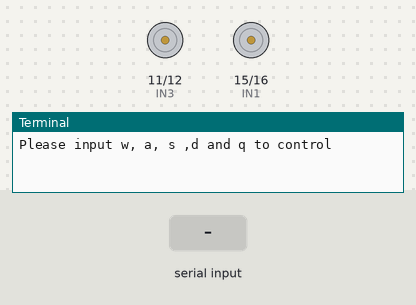
The program below on a simulated Raspberry Pi (header pin numbers). Parts: motor-driver pin pairs drawn as motors (green arrow = first pin HIGH = forward, orange = second pin HIGH = backward, longer = more drive), the last lines printed to the terminal. The inputs (shaded band) are chosen by the test bench.

Above: at 1.2 s.
1.3 s: "a" typed at the terminal
At 1.6 s:
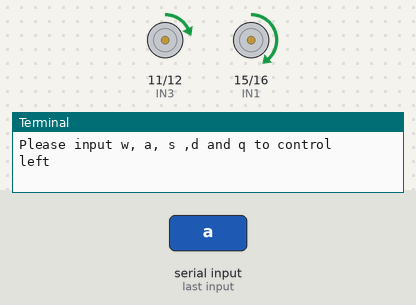
2.8 s: "d" typed at the terminal
At 4.0 s:
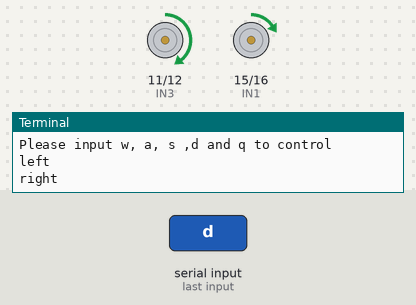
4.3 s: "s" typed at the terminal
At 5.1 s:
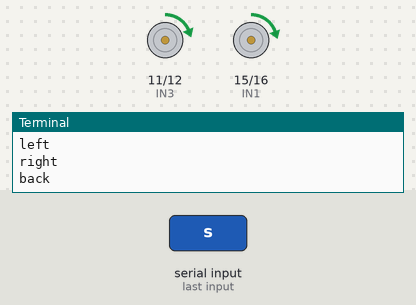
5.8 s: "w" typed at the terminal
At 6.2 s:
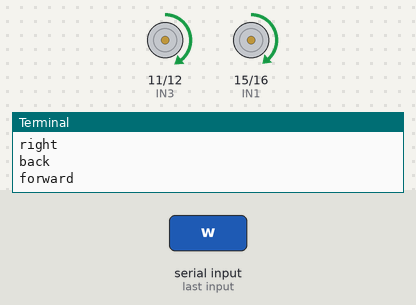
Timing chart, 0 to 8.3 s (numbered marks = the images above; inputs shaded):
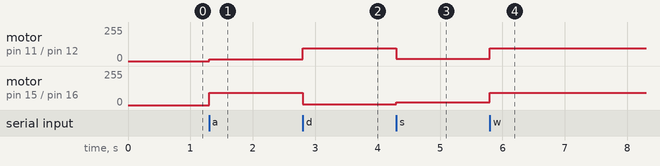

The program:

car.py
```python
#! /usr/bin/python
# coding=utf-8

import time
import select
import sys
import os
import RPi.GPIO as GPIO
import numpy as np

class Car:
    # settings
    IN3 = 11; IN4 = 12; IN1 = 15; IN2 = 16

    def __init__(self, pwm_hz = 50):
        GPIO.setmode(GPIO.BOARD)
        GPIO.setup(self.IN1, GPIO.OUT)
        GPIO.setup(self.IN2, GPIO.OUT)
        GPIO.setup(self.IN3, GPIO.OUT)
        GPIO.setup(self.IN4, GPIO.OUT)
        GPIO.setwarnings(False)

        self.PWM_HZ=pwm_hz
        if os.path.exists("./settings.txt") :
            setting = np.loadtxt("./settings.txt")
            self.halfL=setting[0][1]+setting[0][0]*50; self.fullL=setting[0][1]+setting[0][0]*100
            self.halfR=setting[1][1]+setting[1][0]*50; self.fullR=setting[1][1]+setting[1][0]*100
            self.left_duty=50; self.right_duty=50
            self.leftspeed=self.halfL;self.rightspeed=self.halfR
        else:
            sys.stderr.write('You need to run calibrate first! ')
            self.__del__()

        self.pwmIN1 = GPIO.PWM(self.IN1, self.PWM_HZ)
        self.pwmIN2 = GPIO.PWM(self.IN2, self.PWM_HZ)
        self.pwmIN3 = GPIO.PWM(self.IN3, self.PWM_HZ)
        self.pwmIN4 = GPIO.PWM(self.IN4, self.PWM_HZ)
        self.pwmIN1.start(0)
        self.pwmIN2.start(0)
        self.pwmIN3.start(0)
        self.pwmIN4.start(0)

    def __del__(self):
        self.pwmIN1.ChangeDutyCycle(0)
        self.pwmIN2.ChangeDutyCycle(0)
        self.pwmIN3.ChangeDutyCycle(0)
        self.pwmIN4.ChangeDutyCycle(0)
        GPIO.cleanup()

    def set_speed(self, left_speed=90, right_speed=90):
        def get_left_duty(left_speed):
            '''
            Set left speed of the car
            '''
            if left_speed > self.fullL:
                left_speed = self.fullL
            elif left_speed <-self.fullL:
                left_speed = -self.fullL

            if left_speed < 0:
                self.left_duty = -((-left_speed-self.halfL)*50/(self.fullL-self.halfL)+50);self.leftspeed = left_speed
            elif left_speed > 0:
                self.left_duty = ((left_speed-self.halfL)*50/(self.fullL-self.halfL)+50); self.leftspeed = left_speed
            else :
                self.left_duty = 0; self.leftspeed = 0

        def get_right_duty(right_speed):
            '''
            Set right speed of the car
            '''
            if right_speed > self.fullR:
                right_speed = self.fullR
            elif right_speed <-self.fullR:
                right_speed = -self.fullR

            if right_speed < 0:
                self.right_duty = -((-right_speed-self.halfR)*50/(self.fullR-self.halfR)+50);self.rightspeed = right_speed
            elif right_speed > 0:
                self.right_duty = ((right_speed-self.halfR)*50/(self.fullR-self.halfR)+50);self.rightspeed = right_speed
            else :
                self.right_duty = 0; self.rightspeed = 0
        get_left_duty(left_speed)
        get_right_duty(right_speed)
        self.set_duty_cycle(self.left_duty, self.right_duty)

    def set_duty_cycle(self,left_duty = 40, right_duty = 40):
        '''
        Set duty of the pwm.
        '''
        self.left_duty=left_duty
        if self.left_duty <0 :
            self.pwmIN1.ChangeDutyCycle(0)
            self.pwmIN2.ChangeDutyCycle(-self.left_duty)
        else :
            self.pwmIN1.ChangeDutyCycle(self.left_duty)
            self.pwmIN2.ChangeDutyCycle(0)
        '''
        Set duty of the right pwm.
        '''
        self.right_duty=right_duty
        if  self.right_duty <0 :
            self.pwmIN3.ChangeDutyCycle(0)
            self.pwmIN4.ChangeDutyCycle(-self.right_duty)
        else :
            self.pwmIN3.ChangeDutyCycle(self.right_duty)
            self.pwmIN4.ChangeDutyCycle(0)


    def test(self):
        '''
        An realtime control function, help you to test.
        '''
        print("Please input %s, %s, %s ,%s and %s to control"%('w', 'a', 's', 'd', 'q'))
        def click():
            fd = sys.stdin.fileno()
            r = select.select([sys.stdin],[],[])
            rcode = ''
            if len(r[0]) >0:
                rcode  = sys.stdin.read(1)
            return rcode

        try:
            while True:
                c = click()
                if len(c) !=0 :
                    if c in ['w', 'a', 's', 'd', 'q']:
                        if c == "w":
                            forward = 80
                            self.set_speed(forward, forward)
                            #~ self.set_duty_cycle(40,40)
                            print("forward")
                        elif c == "s":
                            back = -30
                            self.set_speed(-back, -back)
                            #~ self.set_duty_cycle(-200,-200)
                            print("back")
                        elif c == "a":
                            left = 80
                            self.set_speed(left, -10)
                            #~ self.set_duty_cycle(90,-90)
                            print("left")
                        elif c == "d":
                            right = 80
                            self.set_speed(-10, right)
                            #~ self.set_duty_cycle(-50,50)
                            print("right")
                        elif c == "q":
                            self.set_speed(0, 0)
                            #~ self.set_duty_cycle(0,0)
                            print("stop")

        except KeyboardInterrupt:
            self.__del__()

if __name__ == '__main__':
    car = Car()
    car.test()
```

Measured:
- after the input at 1.3 s, motor on pin 11 (IN3) / pin 12 (IN4): stopped → forward 14/255 at once; motor on pin 15 (IN1) / pin 16 (IN2): stopped → forward 93/255 at once
- after the input at 2.8 s, motor on pin 11 (IN3) / pin 12 (IN4): forward 14/255 → forward 97/255 at once; motor on pin 15 (IN1) / pin 16 (IN2): forward 93/255 → forward 7/255 at once
- after the input at 4.3 s, motor on pin 11 (IN3) / pin 12 (IN4): forward 97/255 → forward 18/255 at once; motor on pin 15 (IN1) / pin 16 (IN2): forward 7/255 → forward 22/255 at once
- after the input at 5.8 s, motor on pin 11 (IN3) / pin 12 (IN4): forward 18/255 → forward 97/255 at once; motor on pin 15 (IN1) / pin 16 (IN2): forward 22/255 → forward 93/255 at once
